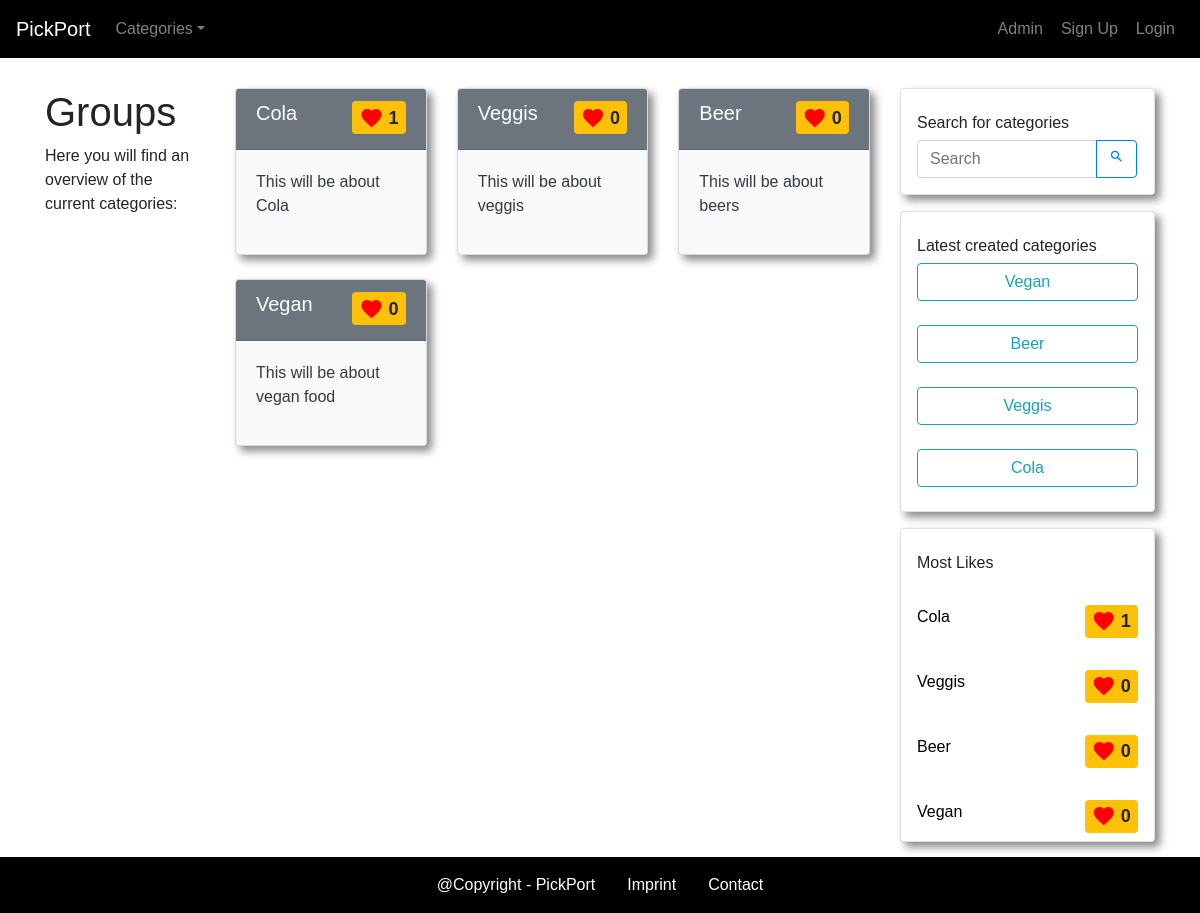
The page /categories/list/ on the database its author committed.
### categories/models.py (models this page shows, shortened)
class Category(models.Model):
	name = models.CharField(max_length=255, unique=True)
	description = models.TextField(blank=True, default='')
	slug = models.SlugField(allow_unicode=True, unique=True)
	created_date = models.DateTimeField(default=timezone.now)
	user = models.ForeignKey(User, default=999, related_name='user_categories', on_delete= models.CASCADE)
	subscribers = models.ManyToManyField(User, related_name= 'subscribers',through='CategorySubscriber')
	likes = models.ManyToManyField(User,related_name='likes', through='CategoryLike')
	contributors = models.ManyToManyField(User, related_name='contributors', through='CategoryContributor')

### categories/views.py (the view)
# urls.py: path('list/', views.ListCategoryView.as_view(), name='list'),
class ListCategoryView(generic.ListView):
	model = Category
	def get_context_data(self, **kwargs):
		latest = Category.objects.order_by('-created_date')[:5]
		most_likes = Category.objects.annotate(num_likes = Count('likes')).order_by('-num_likes')[:5]
		context = super().get_context_data(**kwargs)
		context['latest_cat'] = latest
		context['most_likes'] = most_likes
		return context

### categories/templates/categories/category_list.html (shortened to what this page needs)
{% extends "categories/category_base.html" %}
	{% block pre_category %}
		<div class="col-md-2">
			<div class="content">
				<h1>Groups</h1>
				<p>Here you will find an overview of the current categories:</p>
			</div>
		</div>
	{% endblock %}
	{% block main_category %}
		<div class="col-md-7">
			<div class="row row-cols-1 row-cols-md-3">
			  	{% for category in object_list %}
				  <div class="col mb-4">
				    <div class="card cardShape text-dark bg-light mb-3 h-100">
				      <div class="card-header bg-secondary d-flex justify-content-between">
				      	<h5 class="card-title"><a class="categoryItems" href="{% url 'categories:single' slug=category.slug %}">{{ category.name }}</a></h5>
				      	<small><span class="badge badge-warning likesIcon" style="font-size: large;"><span class="material-icons favColorFull sizeIcon">favorite</span> {{ category.likes.count }}</span></small>
				      </div>
				      <div class="card-body">
				        <p class="card-text">{{ category.description }}</p>
				      </div>
				    </div>
				  </div>
				{% endfor %}
			</div>
		</div>
	{% endblock %}
	{% block post_category %}
		<div class="col-md-3">
			<div class="card cardShape">
				<header>
			        <h6 class="mt-4 ml-3">Search for categories</h6>
			    </header>
			    <form method="POST" action="{% url 'categories:search' %}">
				  	<div class="input-group mb-3 ml-3 inputShape">
				  		<input class="form-control" type="text" name="search_name" placeholder="Search" aria-label="Search">
				  		<div class="input-group-append">
				  			<button class="btn btn-outline-primary" type="submit"><span class="material-icons" style="font-size: 95%" >search</span></button>
				  		</div>
				  	</div>
				</form>
			</div>
			<div class="card cardShape mt-3">
				<header>
					<h6 class="mt-4 ml-3">Latest created categories</h6>
				</header>
				{% for cat in latest_cat %}
					<a href="{% url 'categories:single' slug=cat.slug%}" class="btn btn-outline-info buttonSize">{{ cat.name }}</a><br>
				{% endfor %}
			</div>
			<div class="card cardShape mt-3">
				<header>
					<h6 class="mt-4 ml-3">Most Likes</h6>
				</header>
					{% for cats in most_likes %}
					<div class="d-flex justify-content-between mt-4 ml-3 mr-3 mb-2">
						<a class="likeItems" href="{% url 'categories:single' slug=cats.slug %}">{{cats.name}}</a>
						<small><span class="badge badge-warning likesIcon" style="font-size: large;"><span class="material-icons favColorFull sizeIcon">favorite</span> {{ cats.likes.count }}</span></small>
					</div>
					{% endfor %}
			</div>
		</div>
	{% endblock %}

### categories/templates/categories/category_base.html
{% extends "base.html" %}
	{% block content %}
		<div class="container topSpace bottomSpace">
			<div class="row">
				{% block pre_category %}{% endblock %}
				{% block main_category %}{% endblock %}
				{% block post_category %}{% endblock %}
			</div>
		</div>
	{% endblock %}

### templates/base.html (shortened to what this page needs)
<!DOCTYPE html>
{% load static %}
<html>
<head>
	<link rel="stylesheet" href="https://stackpath.bootstrapcdn.com/bootstrap/4.4.1/css/bootstrap.min.css">
	<link rel="stylesheet" type="text/css" href="{% static 'PickPort/css/navbar.css'%}">
</head>
<body>
	<nav class="navbar sticky-top navbar-expand-lg navbar-dark" style="background-color: #000;">
		<a class="navbar-brand textWhite" href="{% url 'index' %}">PickPort</a>
		<div class="collapse navbar-collapse justify-content-between align-items-center" id="restOfNavbar">
			<ul class="navbar-nav mr-auto mt-2 mt-lg-0">
				<li class="nav-item dropdown">
					<a class="nav-link dropdown-toggle textWhite navLink" href="#" id="CategoryDropdown" data-toggle="dropdown" aria-haspopup="true" aria-expanded="false">Categories</a>
				</li>
			</ul>
			<ul class="navbar-nav">
				<li class="nav-item">
					<a class="nav-link navLink" href="{% url 'admin:index' %}">Admin</a>
				</li>
				<li class="nav-item">
					<a class="nav-link navLink" href="{% url 'accounts:signup' %}">Sign Up</a>
				</li>
				{% if user.is_authenticated %}
					<li class="nav-item">
						<a class="nav-link navLink" href="{% url 'accounts:logout' %}">Logout</a>
					</li>
				{% else %}
					<li class="nav-item">
						<a class="nav-link navLink" href="{% url 'accounts:login' %}">Login</a>
					</li>
				{% endif %}
			</ul>
		</div>
	</nav>
	{% block content %}
	{% endblock %}
	<footer>
		<a href="#">@Copyright - PickPort</a>
		<a href="#"> Imprint</a>
		<a href="#">Contact</a>
	</footer>
</body>
</html>

### static/PickPort/css/navbar.css (style rules this page uses)
* { box-sizing: border-box; }
html { height: 100%; }
body { font-family: 'Montserrat', sans-serif; margin: 0; padding: 0; min-height: 100%; display: flex; flex-direction: column; }
footer { background: #000; display: flex; width: 100%; align-content: center; justify-content: center; margin-top: auto; }
footer a { text-decoration: none; color: #fff; padding: 15px 15px; border: 1px solid black; }
.navLink { border: 1px solid black; }
.topSpace { margin-top: 30px; }
.bottomSpace { margin-bottom: 15px; }
.categoryItems { text-decoration: none; color: #fff; }
.likeItems { text-decoration: none; color: #000; }
.likesIcon { display: flex; align-items: center; justify-content: center; }
.sizeIcon { padding-right: 5px; color: red; }
.cardShape { box-shadow: 5px 5px 8px #888888; }
.buttonSize { margin-left: 1rem; margin-right: 1rem; }
.inputShape { width: 87%; }
.textWhite { color: #fff; }

### rows shown on the page
Category: name "Cola", likes.count "1", description "This will be about Cola"
Category: name "Veggis", likes.count "0", description "This will be about veggis"
Category: name "Beer", likes.count "0", description "This will be about beers"
Category: name "Vegan", likes.count "0", description "This will be about vegan food"
